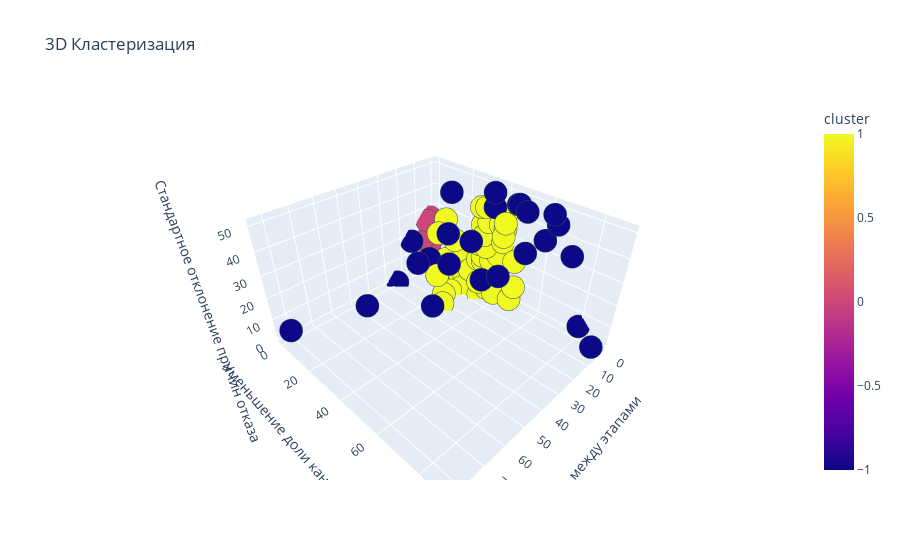

The notebook cell saved with this chart:
### Markdown cell above
### 6.5. <a id='toc6_5_'></a>[3D-визуализация полученных кластеров](#toc0_)

### Code cell
vacancy_df.reset_index(inplace=True)
vacancy_df['rejection_type_code'] = \
    pd.Categorical(vacancy_df['rejection_type']).codes

fig = px.scatter_3d(
    vacancy_df,
    x='mdays_by_round',
    y='mean_rejected_by_round',
    z='rejection_type_code',
    color='cluster',
    hover_name='vacancy_id',
    hover_data=['rejection_type'],
    title="3D Кластеризация",
    labels={
        'mdays_by_round': 'Дни между этапами',
        'mean_rejected_by_round': 'Уменьшение доли кандидатов',
        'rejection_type_code': 'Стандартное отклонение причин отказа'
    }
)

fig.update_traces(marker=dict(size=8, line=dict(width=1, color='DarkSlateGrey')),
                  selector=dict(mode='markers'))


fig.show()
